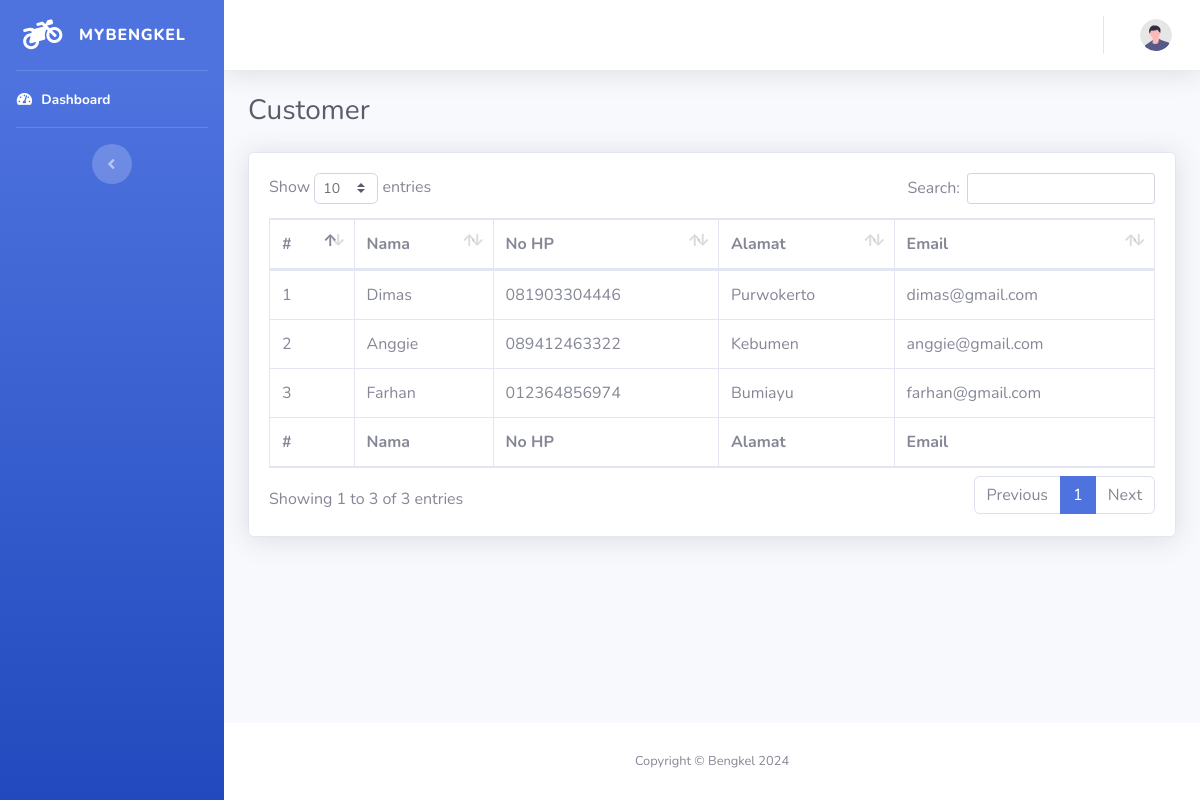
The app's page /index.php/customer with its own data.
### tables this page shows
CREATE TABLE `users` (
  `id` int(11) NOT NULL,
  `email` varchar(128) NOT NULL,
  `name` varchar(128) NOT NULL,
  `no_hp` varchar(36) DEFAULT NULL,
  `alamat` text DEFAULT NULL,
  `password` varchar(255) NOT NULL,
  `role_id` int(11) NOT NULL,
  `is_active` int(1) NOT NULL,
  `created_at` datetime NOT NULL
);

### application/controllers/Customer.php (called while the page is built, shortened)
<?php
class Customer extends CI_Controller
{
    public function index()
    {
        $data['title'] = 'Customer';
        $data['user'] = $this->db->get_where('users', ['email' => $this->session->userdata('email')])->row_array();
        $data['customer'] = $this->db->get_where('users', ['role_id' => 2])->result_array();
        $this->load->view('templates/main_header', $data);
        $this->load->view('templates/main_sidebar',);
        $this->load->view('templates/main_topbar', $data);
        $this->load->view('customer/index', $data);
        $this->load->view('templates/main_footer');
    }
}

### index.php (called while the page is built, shortened)
<?php
require_once BASEPATH.'core/CodeIgniter.php';

### application/views/customer/index.php (the view, shortened to what this page needs)
<div class="container-fluid">
    <div class="d-sm-flex align-items-center justify-content-between mb-4">
        <h1 class="h3 mb-0 text-gray-800"><?= $title; ?></h1>
    </div>
    <div class="card shadow mb-4">
        <div class="card-body">
            <div class="table-responsive">
                <table class="table table-bordered" id="dataTable" width="100%" cellspacing="0">
                    <thead>
                        <tr>
                            <th>#</th>
                            <th>Nama</th>
                            <th>No HP</th>
                            <th>Alamat</th>
                            <th>Email</th>
                        </tr>
                    </thead>
                    <tbody>
                        <?php $i = 1; ?>
                        <?php foreach ($customer as $c) : ?>
                            <tr>
                                <td><?= $i++; ?></td>
                                <td><?= $c['name']; ?></td>
                                <td><?= $c['no_hp']; ?></td>
                                <td><?= $c['alamat']; ?></td>
                                <td><?= $c['email']; ?></td>
                            </tr>
                        <?php endforeach; ?>
                    </tbody>
                    <tfoot>
                        <tr>
                            <th>#</th>
                            <th>Nama</th>
                            <th>No HP</th>
                            <th>Alamat</th>
                            <th>Email</th>
                        </tr>
                    </tfoot>
                </table>
            </div>
        </div>
    </div>
</div>
</div>

### application/views/templates/main_header.php (shortened to what this page needs)
<!DOCTYPE html>
<html lang="en">
<head>
    <link href="<?= base_url('assets'); ?>/vendor/fontawesome-free/css/all.min.css" rel="stylesheet" type="text/css">
    <link href="<?= base_url('assets'); ?>/css/sb-admin-2.min.css" rel="stylesheet">
    <link href="<?= base_url('assets'); ?>/vendor/datatables/dataTables.bootstrap4.min.css" rel="stylesheet">
</head>
<body id="page-top">
    <div id="wrapper">

### application/views/templates/main_sidebar.php (shortened to what this page needs)
<ul class="navbar-nav bg-gradient-primary sidebar sidebar-dark accordion" id="accordionSidebar">
    <a class="sidebar-brand d-flex align-items-center justify-content-center" href="index.html">
        <div class="sidebar-brand-icon rotate-n-15">
            <i class="fas fa-motorcycle"></i>
        </div>
        <div class="sidebar-brand-text mx-3">MyBengkel</div>
    </a>
    <hr class="sidebar-divider my-0">
    <li class="nav-item active">
        <a class="nav-link" href="<?= base_url('dashboard'); ?>">
            <i class="fas fa-fw fa-tachometer-alt"></i>
            <span>Dashboard</span></a>
    </li>
    <hr class="sidebar-divider d-none d-md-block">
    <div class="text-center d-none d-md-inline">
        <button class="rounded-circle border-0" id="sidebarToggle"></button>
    </div>
</ul>

### application/views/templates/main_topbar.php (shortened to what this page needs)
<div id="content-wrapper" class="d-flex flex-column">
    <div id="content">
        <nav class="navbar navbar-expand navbar-light bg-white topbar mb-4 static-top shadow">
            <ul class="navbar-nav ml-auto">
                <li class="nav-item dropdown no-arrow">
                    <a class="nav-link dropdown-toggle" href="#" id="userDropdown" role="button" data-toggle="dropdown" aria-haspopup="true" aria-expanded="false">
                        <img class="img-profile rounded-circle" src="<?= base_url('assets'); ?>/img/undraw_profile.svg">
                    </a>
                </li>
            </ul>
        </nav>

### application/views/templates/main_footer.php (shortened to what this page needs)
<footer class="sticky-footer bg-white">
    <div class="container my-auto">
        <div class="copyright text-center my-auto">
            <span>Copyright &copy; Bengkel <?= date('Y'); ?></span>
        </div>
    </div>
</footer>
</div>
</div>
</body>
</html>

### records on screen
users: name "Dimas", no_hp "081903304446", alamat "Purwokerto", email "dimas@gmail.com"
users: name "Anggie", no_hp "089412463322", alamat "Kebumen", email "anggie@gmail.com"
users: name "Farhan", no_hp "012364856974", alamat "Bumiayu", email "farhan@gmail.com"

### other values on screen
$title "Customer"
